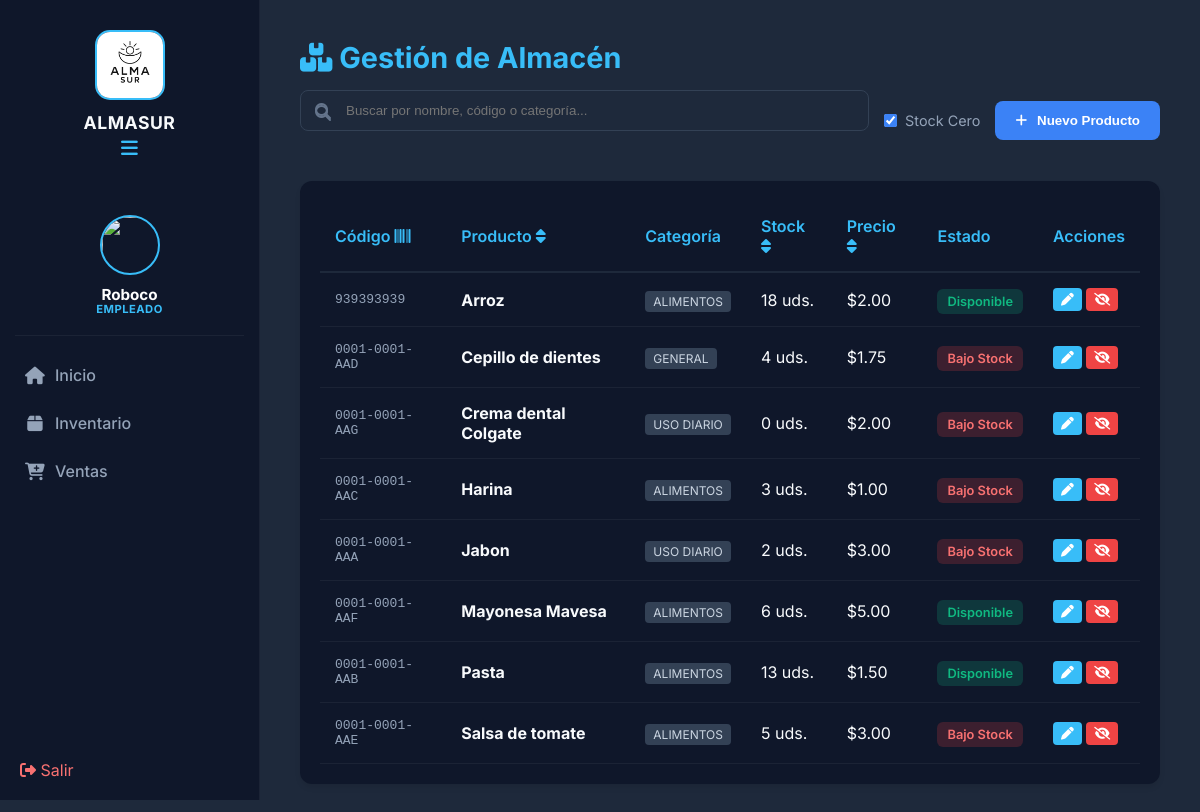
/Gestion_ventas/inventario.php (signed in), run on the app's committed database.
### tables this page shows
CREATE TABLE `productos` (
  `id` int(11) NOT NULL,
  `codigo` varchar(50) DEFAULT NULL,
  `nombre` varchar(100) NOT NULL,
  `categoria` varchar(50) DEFAULT NULL,
  `descripcion` text DEFAULT NULL,
  `precio` decimal(10,2) NOT NULL,
  `stock` int(11) NOT NULL,
  `id_usuario` int(11) DEFAULT NULL,
  `creado_en` timestamp NOT NULL DEFAULT current_timestamp(),
  `estado` int(11) DEFAULT 1
);

### Gestion_ventas/inventario.php (the view, shortened to what this page needs)
<?php
include 'includes/header.php';
include 'includes/sidebar.php';
$productos = $conn->query("SELECT * FROM productos WHERE estado = 1 ORDER BY nombre ASC");
?>
<main class="main-content">
    <div class="header-pagina">
        <h1><i class="fa-solid fa-boxes-stacked"></i> Gestión de Almacén</h1>
        <div style="display: flex; gap: 15px; align-items: center; margin-top: 15px; flex-wrap: wrap;">
            <div class="search-container" style="flex-grow: 1; position: relative; min-width: 300px;">
                <input type="text" id="inputBusqueda" placeholder="Buscar por nombre, código o categoría..."
                       style="width: 100%; padding: 12px 45px; border-radius: 8px; background: #1e293b; color: white; border: 1px solid #334155; outline: none;">
                <i class="fa-solid fa-magnifying-glass" style="position: absolute; left: 15px; top: 15px; color: #64748b;"></i>
            </div>
			<div>
				<label style="color: #94a3b8; font-size: 0.9rem; cursor: pointer; display: flex; align-items: center; gap: 8px;">
					<input type="checkbox" id="verSinStock" checked style="accent-color: #3b82f6;">
					Stock Cero
				</label>
			</div>
            <button class="btn-primario" onclick="abrirModal()" style="background: #3b82f6; color: white; padding: 12px 20px; border: none; border-radius: 8px; cursor: pointer; font-weight: bold; display: flex; align-items: center; gap: 10px;">
                <i class="fa-solid fa-plus"></i> Nuevo Producto
            </button>
        </div>
    </div>
	<div class="card-moderna">
        <table class="tabla-moderna" id="tablaProductos">
            <thead>
                <tr>
                    <th onclick="ordenarTabla(0)" style="cursor:pointer">Código <i class="fa-solid fa-barcode"></i></th>
                    <th onclick="ordenarTabla(1)" style="cursor:pointer">Producto <i class="fa-solid fa-sort"></i></th>
                    <th>Categoría</th>
                    <th onclick="ordenarTabla(3)" style="cursor:pointer">Stock <i class="fa-solid fa-sort"></i></th>
                    <th onclick="ordenarTabla(4)" style="cursor:pointer">Precio <i class="fa-solid fa-sort"></i></th>
                    <th>Estado</th>
                    <th>Acciones</th>
                </tr>
            </thead>
            <tbody id="cuerpoTabla">
                <?php while($p = $productos->fetch_assoc()): ?>
                <tr>
                    <td style="font-family: monospace; color: #94a3b8;"><?php echo $p['codigo']; ?></td>
                    <td><strong><?php echo $p['nombre']; ?></strong></td>
                    <td><span class="badge-categoria"><?php echo $p['categoria'] ?? 'Sin categoría'; ?></span></td>
                    <td data-valor="<?php echo $p['stock']; ?>"><?php echo $p['stock']; ?> uds.</td>
                    <td data-valor="<?php echo $p['precio']; ?>">$<?php echo number_format($p['precio'], 2); ?></td>
                    <td>
                        <span class="badge" style="background: <?php echo ($p['stock'] <= 5) ? 'rgba(239, 68, 68, 0.2)' : 'rgba(16, 185, 129, 0.2)'; ?>; color: <?php echo ($p['stock'] <= 5) ? '#f87171' : '#10b981'; ?>;">
                            <?php echo ($p['stock'] <= 5) ? 'Bajo Stock' : 'Disponible'; ?>
                        </span>
                    </td>
					<td>
						<button class="btn-mini edit" onclick='abrirModal(<?php echo json_encode($p); ?>)'>
							<i class="fa-solid fa-pen"></i>
						</button>
						<button class="btn-mini delete" onclick="descontinuarProducto(<?php echo $p['id']; ?>, '<?php echo $p['nombre']; ?>')" style="background: #ef4444;">
							<i class="fa-solid fa-eye-slash"></i>
						</button>
					</td>
                </tr>
                <?php endwhile; ?>
            </tbody>
        </table>
    </div>
</main>

### Gestion_ventas/css/style_maestro.css (style rules this page uses)
:root { --sidebar-bg: #0f172a; --main-bg: #1e293b; --accent: #38bdf8; --accent-hover: #0ea5e9; --text-main: #f8fafc; --text-dim: #94a3b8; --sidebar-width: 260px; --transition: all 0.3s ease; }
* { box-sizing: border-box; margin: 0; padding: 0; }
body { font-family: 'Inter', sans-serif; background-color: var(--main-bg); color: var(--text-main); display: flex; min-height: 100vh; }
.main-content { margin-left: var(--sidebar-width); padding: 40px; flex-grow: 1; width: calc(100% - var(--sidebar-width)); }
.header-pagina { margin-bottom: 30px; }
.header-pagina h1 { font-size: 1.8rem; color: var(--accent); margin-bottom: 5px; }
.tabla-moderna { width: 100%; border-collapse: collapse; color: var(--text-main); text-align: left; }
.tabla-moderna th { padding: 15px; border-bottom: 2px solid var(--main-bg); color: var(--accent); font-weight: 600; }
.tabla-moderna td { padding: 15px; border-bottom: 1px solid rgba(255,255,255,0.05); }
.badge { padding: 5px 10px; border-radius: 6px; font-size: 0.8rem; font-weight: 600; }
.btn-primario { background: var(--accent); color: white; border: none; padding: 10px 20px; border-radius: 8px; font-weight: 700; cursor: pointer; transition: 0.3s; }
.card-moderna { background: #0f172a; padding: 20px; border-radius: 12px; box-shadow: 0 4px 6px -1px rgba(0, 0, 0, 0.1); }
.btn-mini { background: #38bdf8; color: white; border: none; padding: 4px 8px; border-radius: 4px; font-size: 0.8rem; cursor: pointer; }
.search-container { position: relative; margin-bottom: 20px; }
.search-container::before { content: "\f002"; font-family: "Font Awesome 6 Free"; font-weight: 900; position: absolute; left: 15px; top: 50%; transform: translateY(-50%); color: #64748b; }
.main-content { transition: margin-left 0.3s ease; }

### Gestion_ventas/includes/sidebar.php (style rules this page uses)
.main-content { transition: margin-left 0.3s ease; }

### Gestion_ventas/inventario.php (style rules this page uses)
.badge-categoria { background: #334155; color: #cbd5e1; padding: 3px 8px; border-radius: 4px; font-size: 0.75rem; text-transform: uppercase; }

### data on the page
productos: codigo "939393939", nombre "Arroz", categoria "ALIMENTOS", stock "18", precio "2.00", shows "Disponible"
productos: codigo "0001-0001-AAD", nombre "Cepillo de dientes", categoria "GENERAL", stock "4", precio "1.75", shows "Bajo Stock"
productos: codigo "0001-0001-AAG", nombre "Crema dental Colgate", categoria "USO DIARIO", stock "0", precio "2.00", shows "Bajo Stock"
productos: codigo "0001-0001-AAC", nombre "Harina", categoria "ALIMENTOS", stock "3", precio "1.00", shows "Bajo Stock"
productos: codigo "0001-0001-AAA", nombre "Jabon", categoria "USO DIARIO", stock "2", precio "3.00", shows "Bajo Stock"
productos: codigo "0001-0001-AAF", nombre "Mayonesa Mavesa", categoria "ALIMENTOS", stock "6", precio "5.00", shows "Disponible"
productos: codigo "0001-0001-AAB", nombre "Pasta", categoria "ALIMENTOS", stock "13", precio "1.50", shows "Disponible"
productos: codigo "0001-0001-AAE", nombre "Salsa de tomate", categoria "ALIMENTOS", stock "5", precio "3.00", shows "Bajo Stock"

### other printed values
$_SESSION['nombre'] "Roboco"
$rol_usuario "EMPLEADO"
